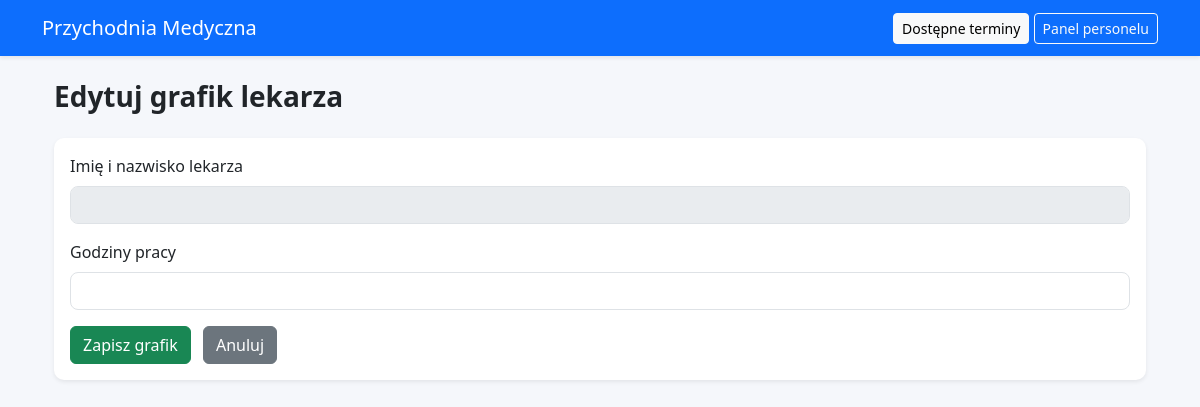
Page /doctors/edit/2 (signed in) on the earlier database version.
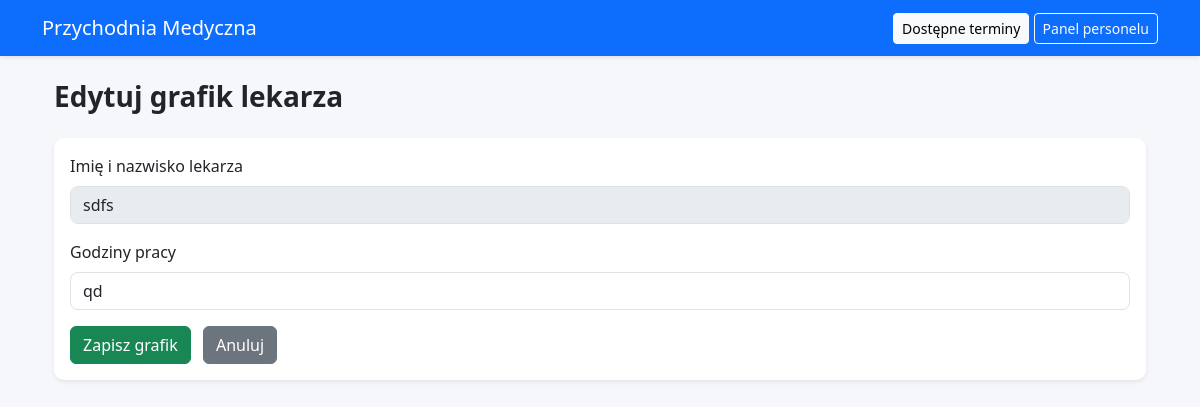
Same page on the later database version.
### tables this page shows
CREATE TABLE doctors (
    id INTEGER PRIMARY KEY AUTOINCREMENT,
    name TEXT NOT NULL,
    hours TEXT
);

### app.py (the view)
    def wrapper(*args, **kwargs):
        if 'user_id' not in session:
            flash("Musisz się zalogować!", "danger")
            return redirect(url_for('login'))
        return view(*args, **kwargs)

### app.py (called while the page is built, shortened)
def login_required(view):
    def wrapper(*args, **kwargs):
        if 'user_id' not in session:
            flash("Musisz się zalogować!", "danger")
            return redirect(url_for('login'))
        return view(*args, **kwargs)
    wrapper.__name__ = view.__name__
    return wrapper

@app.route("/doctors/edit/<int:doctor_id>", methods=["GET", "POST"])
@login_required
def edit_doctor(doctor_id):
    conn = get_conn()
    doctor = conn.execute(
        "SELECT * FROM doctors WHERE id=?",
        (doctor_id,)
    ).fetchone()
    conn.close()
    return render_template("edit_doctor.html", doctor=doctor)

### database.py (called while the page is built)
def get_conn():
    conn = sqlite3.connect(DB_PATH)
    conn.row_factory = sqlite3.Row
    return conn

### templates/edit_doctor.html
{% extends "base.html" %}
{% block content %}
<div class="container">
  <h3 class="mb-4">Edytuj grafik lekarza</h3>
  <div class="card shadow-sm">
    <div class="card-body">
      <form method="post" action="">
        <div class="mb-3">
          <label class="form-label">Imię i nazwisko lekarza</label>
          <input class="form-control" value="{{ doctor.name }}" disabled>
        </div>
        <div class="mb-3">
          <label class="form-label">Godziny pracy</label>
          <input class="form-control" name="hours" value="{{ doctor.hours }}" required>
        </div>
        <button class="btn btn-success">Zapisz grafik</button>
        <a href="{{ url_for('doctors') }}" class="btn btn-secondary ms-2">Anuluj</a>
      </form>
    </div>
  </div>
</div>
{% endblock %}

Differences in the rows shown:
added doctors: name "sdfs", hours "qd"
